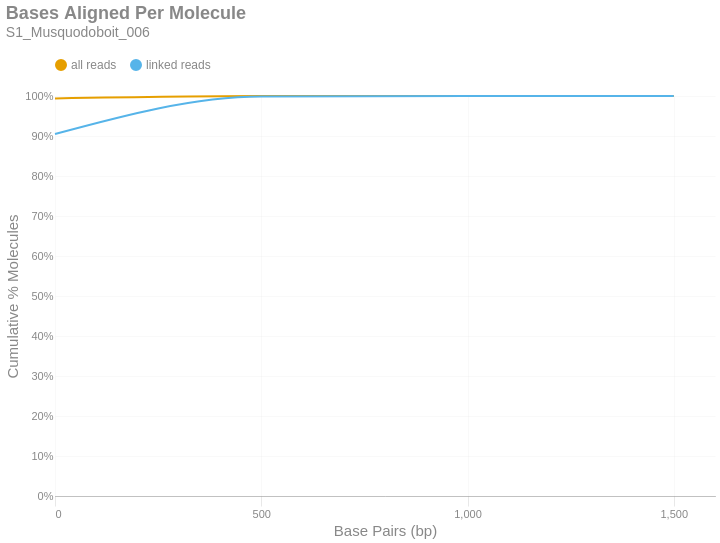

Notebook cell for this chart:
### Markdown cell above
### Bases Aligned Per Molecule
This is a cumulative frequency distribution showing the number of base pairs aligned per unique molecule. These data are shown in 500 bp bins. There are two distributions: one with `all reads` (yellow) and another with only `linked reads` (blue). The percent of molecules in the `linked reads` distribution is relative to the total number of linked molecules.

### Code cell
if SKIPLR:
    print_html(f"Skipped")
else:
    binned_df = consolidated_hist(valids['aligned_bp'], mask, 500, True)
    with SafeRender(binned_df):
        (
            density_plot(binned_df, 'Bases Aligned Per Molecule', samplename, 'basesper')
            .encode(
                x=alt.X('bin:Q', title="Base Pairs (bp)").axis(tickMinStep=500).scale(padding=0),
                y=alt.Y('value:Q', title='Cumulative % Molecules')
                    .axis(format='%')
                    .scale(domain = [0,1])
                    .stack(False),
                color=alt.Color("key:N").scale(domain = ["all reads", "linked reads"]),
                tooltip = [
                    alt.Tooltip("key:N", title = "Data Type"),
                    alt.Tooltip("range_label:N", title="Bases Aligned Per Molecule"),
                    alt.Tooltip("value:Q", format = ".2%", title="% Molecules (Cum.)")
                ]
            )
        ).display()

### Figure 1 — Vega-Lite specification as saved in the notebook (floating-point values rounded to 4 significant figures)
{"width": "container", "height": 400, "config": {"title": {"anchor": "start", "dy": -15, "fontSize": 18, "color": "#888888", "subtitleColor": "#888888", "subtitleFontSize": 14}, "arc": {"fill": "#0072B2"}, "axis": {"domainColor": "#888888", "domainWidth": 0.5, "gridWidth": 0.2, "grid": false, "titleFontWeight": 400, "titleFontSize": 15, "labelFontSize": 11, "labelColor": "#888888", "tickColor": "#888888", "tickWidth": 0.2, "titleColor": "#888888"}, "axisBand": {"grid": false}, "axisX": {"grid": true, "tickSize": 10, "domainCap": "round"}, "axisY": {"domain": false, "grid": true, "tickSize": 0, "domainCap": "round"}, "background": "transparent", "header": {"labelFontSize": 15, "labelColor": "#888888", "titleFontSize": 15, "titleFontWeight": 600, "titleColor": "#888888"}, "legend": {"labelFont": "sans-serif", "labelFontSize": 12, "labelColor": "#888888", "symbolSize": 100, "symbolType": "circle", "titleFontSize": 12, "titlePadding": 10, "titleColor": "#888888", "title": null, "orient": "top"}, "range": {"category": ["#E69F00", "#56B4E9", "#009E73", "#F0E442", "#0072B2", "#D55E00", "#CC79A7", "#000000"], "diverging": ["#cfe8f3", "#a2d4ec", "#73bfe2", "#46abdb", "#1696d2", "#12719e"]}, "area": {"fill": "#0072B2", "fillOpacity": 0.7, "line": true, "strokeOpacity": 0.7}, "line": {"color": "#0072B2", "stroke": "#0072B2", "strokeWidth": 2}, "trail": {"color": "#0072B2", "stroke": "#0072B2", "strokeWidth": 0, "size": 1}, "point": {"filled": true, "fillOpacity": 1.0, "size": 95}, "text": {"color": "#888888", "fontSize": 11, "align": "right", "fontWeight": 400, "size": 11}, "bar": {"fill": "#0072B2", "stroke": null}, "view": {"stroke": null, "continuousWidth": 660, "continuousHeight": 400}}, "data": {"name": "data-0b1de6f502a74ef2d361b8eaeda130d4"}, "mark": {"type": "line", "interpolate": "monotone", "point": {"opacity": 0, "size": 275}}, "encoding": {"color": {"field": "key", "scale": {"domain": ["all reads", "linked reads"]}, "type": "nominal"}, "tooltip": [{"field": "key", "title": "Data Type", "type": "nominal"}, {"field": "range_label", "title": "Bases Aligned Per Molecule", "type": "nominal"}, {"field": "value", "format": ".2%", "title": "% Molecules (Cum.)", "type": "quantitative"}], "x": {"axis": {"tickMinStep": 500}, "field": "bin", "scale": {"padding": 0}, "title": "Base Pairs (bp)", "type": "quantitative"}, "y": {"axis": {"format": "%"}, "field": "value", "scale": {"domain": [0, 1]}, "stack": false, "title": "Cumulative % Molecules", "type": "quantitative"}}, "params": [{"name": "param_c36ac31b6afebe62", "select": {"type": "point", "fields": ["key"]}, "bind": "legend"}], "title": {"text": "Bases Aligned Per Molecule", "subtitle": "S1_Musquodoboit_006"}, "transform": [{"fold": ["all reads (cumsum)", "linked reads (cumsum)"]}, {"calculate": "replace(datum.key, ' (cumsum)', '')", "as": "key"}, {"filter": {"param": "param_c36ac31b6afebe62"}}], "usermeta": {"embedOptions": {"downloadFileName": "S1_Musquodoboit_006.basesper"}}, "$schema": "https://vega.github.io/schema/vega-lite/v6.1.0.json", "datasets": {"data-0b1de6f502a74ef2d361b8eaeda130d4": [{"bin": "0.0", "interval": "0.0-500.0", "all reads": 0.9939, "linked reads": 0.9049, "all reads (cumsum)": 0.9939, "linked reads (cumsum)": 0.9049, "range_label": "0-499"}, {"bin": "500.0", "interval": "500.0-1000.0", "all reads": 0.006003, "linked reads": 0.09372, "all reads (cumsum)": 0.9999, "linked reads (cumsum)": 0.9986, "range_label": "500-999"}, {"bin": "1000.0", "interval": "1000.0-1500.0", "all reads": 0.0001234, "linked reads": 0.001363, "all reads (cumsum)": 1.0, "linked reads (cumsum)": 1.0, "range_label": "1000-1499"}, {"bin": "1500.0", "interval": "1500.0-2000.0", "all reads": 3.27e-06, "linked reads": 4.282e-05, "all reads (cumsum)": 1.0, "linked reads (cumsum)": 1.0, "range_label": "1500-1999"}]}}
